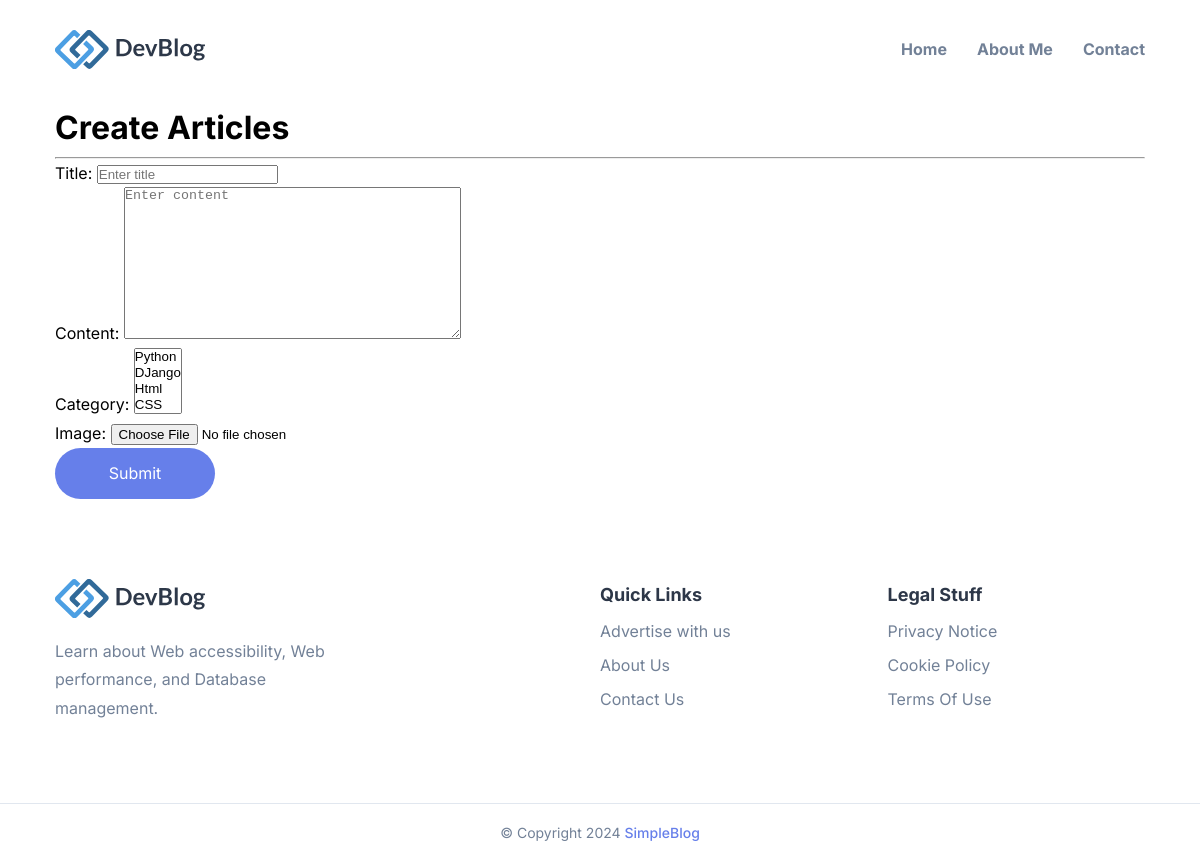
Page /create/ (signed in) on the earlier database version.
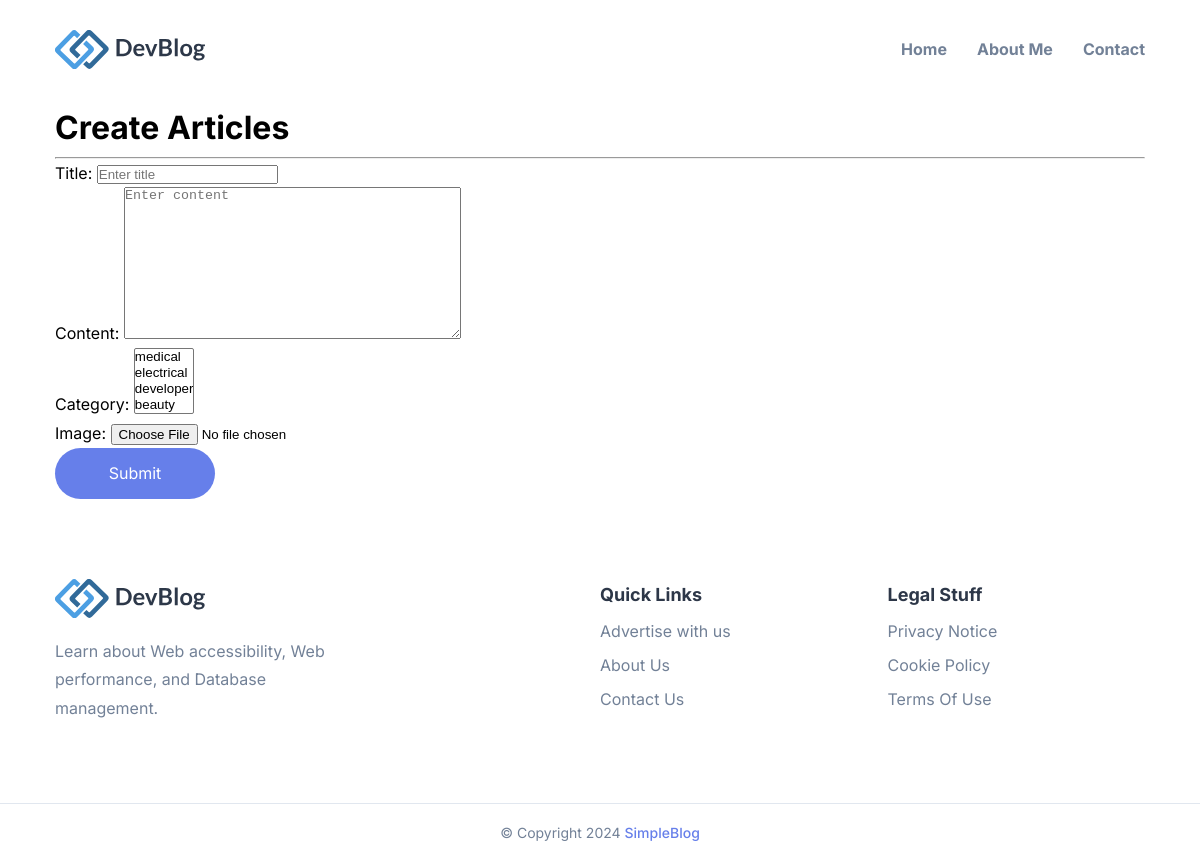
Same page on the later database version.
### article/models.py (models this page shows)
class Category(models.Model):
    category = models.CharField(max_length=200)
    created_at = models.DateTimeField(auto_now_add=True)
    def __str__(self):
        return self.category

### article/views.py (the view)
# urls.py: path("create/", views.create_article, name="create"),
@login_required(login_url="login")
def create_article(request):
    user = request.user
    if request.method == "POST":
        form = ArticleForm(
            request.POST,
            request.FILES,
        )
        if form.is_valid():
            form.instance.author = user
            form.save()
            subscribers = Subscriber.objects.all()
            for subscriber in subscribers:
                send_mail(
                    "New Blog Post Alert",
                    f'A new post titled "{form.cleaned_data["title"]}" has been published. Check it out at: example.com/post/{form.instance.id}/',
                    "imamitsinghchauhan@gmail.com",
                    [subscriber.email],
                    fail_silently=True,
                )
            messages.success(request, "Article Successfully submit.")
            return redirect("dashboard")
        else:
            messages.error(request, "something went wrong.")
            return redirect("create")
    else:
        form = ArticleForm()
    context = {
        "form": form,
    }
    return render(request, "article/create_article.html", context)

### article/forms.py
class ArticleForm(forms.ModelForm):
    class Meta:
        model = Article
        fields = [
            "title",
            "content",
            "category",
            "image",
        ]
    def __init__(self, *args, **kwargs):
        super(ArticleForm, self).__init__(*args, **kwargs)
        self.fields["title"].widget.attrs["placeholder"] = "Enter title"
        self.fields["content"].widget.attrs["placeholder"] = "Enter content"
        self.fields["category"].widget.attrs["placeholder"] = "Select category"
        for field in self.fields:
            self.fields[field].widget.attrs["class"] = "form-control"

### templates/article/create_article.html
{% extends 'base.html' %} {% block content %}
<div class="container">
  <div class="text-center my-5">
    <h1 class="fw-bolder text-success">Create Articles</h1>
  </div>
  <hr />
  <div class="row">
    <div class="card">
      <div class="card-body">
        <div class="col-lg-12 bar">
          <form action="" method="post" enctype="multipart/form-data">
            {% csrf_token %} {{ form.as_p }}
            <button class="btn btn-primary mb-2">Submit</button>
          </form>
        </div>
      </div>
    </div>
  </div>
</div>
{% endblock content %}

Differences in the rows shown:
removed Category: category "Python / DJango / Html / CSS"
added Category: category "medical / electrical / developer / beauty"
